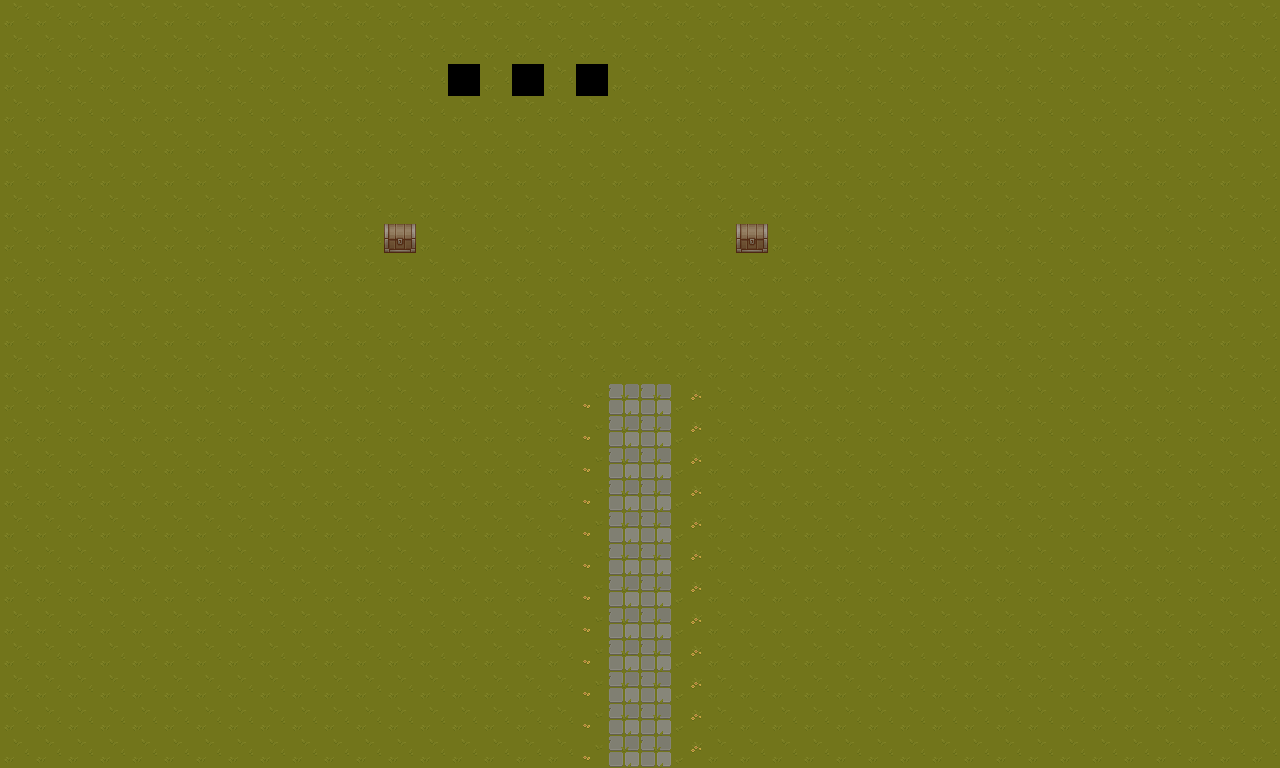

A 2D game scene composited from a Tiled map and its tileset images. What follows is a short description and the map's XML, with every tile layer's data as written:
An orthogonal 40x24 tile map with 32x32 px tiles, 2 tile layers (Background, Foreground), 2 tilesets and 1 object.

<map version="1.10" tiledversion="1.10.2" orientation="orthogonal" renderorder="right-down" width="40" height="24" tilewidth="32" tileheight="32" infinite="0" nextlayerid="4" nextobjectid="2">
 <tileset firstgid="1" name="grass" tilewidth="32" tileheight="32" tilecount="64" columns="8">
  <image source="grass.png" width="256" height="256" />
  <tile id="33">
   <objectgroup draworder="index" id="3">
    <object id="2" x="0" y="0" width="32" height="32" />
   </objectgroup>
  </tile>
 </tileset>
 <tileset firstgid="65" name="props" tilewidth="32" tileheight="32" tilecount="256" columns="16">
  <image source="props.png" width="512" height="512" />
 </tileset>
 <layer id="1" name="Background" width="40" height="24">
  <data encoding="csv">
18,18,18,18,18,18,18,18,18,18,18,18,18,18,18,18,18,18,18,18,18,18,18,18,18,18,18,18,18,18,18,18,18,18,18,18,18,18,18,18,
18,18,18,18,18,18,18,18,18,18,18,18,18,18,18,18,18,18,18,18,18,18,18,18,18,18,18,18,18,18,18,18,18,18,18,18,18,18,18,18,
18,18,18,18,18,18,18,18,18,18,18,18,18,18,0,18,0,18,0,18,18,18,18,18,18,18,18,18,18,18,18,18,18,18,18,18,18,18,18,18,
18,18,18,18,18,18,18,18,18,18,18,18,18,18,18,18,18,18,18,18,18,18,18,18,18,18,18,18,18,18,18,18,18,18,18,18,18,18,18,18,
18,18,18,18,18,18,18,18,18,18,18,18,18,18,18,18,18,18,18,18,18,18,18,18,18,18,18,18,18,18,18,18,18,18,18,18,18,18,18,18,
18,18,18,18,18,18,18,18,18,18,18,18,18,18,18,18,18,18,18,18,18,18,18,18,18,18,18,18,18,18,18,18,18,18,18,18,18,18,18,18,
18,18,18,18,18,18,18,18,18,18,18,18,18,18,18,18,18,18,18,18,18,18,18,18,18,18,18,18,18,18,18,18,18,18,18,18,18,18,18,18,
18,18,18,18,18,18,18,18,18,18,18,18,18,18,18,18,18,18,18,18,18,18,18,18,18,18,18,18,18,18,18,18,18,18,18,18,18,18,18,18,
18,18,18,18,18,18,18,18,18,18,18,18,18,18,18,18,18,18,18,18,18,18,18,18,18,18,18,18,18,18,18,18,18,18,18,18,18,18,18,18,
18,18,18,18,18,18,18,18,18,18,18,18,18,18,18,18,18,18,18,18,18,18,18,18,18,18,18,18,18,18,18,18,18,18,18,18,18,18,18,18,
18,18,18,18,18,18,18,18,18,18,18,18,18,18,18,18,18,18,18,18,18,18,18,18,18,18,18,18,18,18,18,18,18,18,18,18,18,18,18,18,
18,18,18,18,18,18,18,18,18,18,18,18,18,18,18,18,18,18,18,18,18,18,18,18,18,18,18,18,18,18,18,18,18,18,18,18,18,18,18,18,
18,18,18,18,18,18,18,18,18,18,18,18,18,18,18,18,18,18,21,34,34,15,18,18,18,18,18,18,18,18,18,18,18,18,18,18,18,18,18,18,
18,18,18,18,18,18,18,18,18,18,18,18,18,18,18,18,18,18,21,34,34,15,18,18,18,18,18,18,18,18,18,18,18,18,18,18,18,18,18,18,
18,18,18,18,18,18,18,18,18,18,18,18,18,18,18,18,18,18,21,34,34,15,18,18,18,18,18,18,18,18,18,18,18,18,18,18,18,18,18,18,
18,18,18,18,18,18,18,18,18,18,18,18,18,18,18,18,18,18,21,34,34,15,18,18,18,18,18,18,18,18,18,18,18,18,18,18,18,18,18,18,
18,18,18,18,18,18,18,18,18,18,18,18,18,18,18,18,18,18,21,34,34,15,18,18,18,18,18,18,18,18,18,18,18,18,18,18,18,18,18,18,
18,18,18,18,18,18,18,18,18,18,18,18,18,18,18,18,18,18,21,34,34,15,18,18,18,18,18,18,18,18,18,18,18,18,18,18,18,18,18,18,
18,18,18,18,18,18,18,18,18,18,18,18,18,18,18,18,18,18,21,34,34,15,18,18,18,18,18,18,18,18,18,18,18,18,18,18,18,18,18,18,
18,18,18,18,18,18,18,18,18,18,18,18,18,18,18,18,18,18,21,34,34,15,18,18,18,18,18,18,18,18,18,18,18,18,18,18,18,18,18,18,
18,18,18,18,18,18,18,18,18,18,18,18,18,18,18,18,18,18,21,34,34,15,18,18,18,18,18,18,18,18,18,18,18,18,18,18,18,18,18,18,
18,18,18,18,18,18,18,18,18,18,18,18,18,18,18,18,18,18,21,34,34,15,18,18,18,18,18,18,18,18,18,18,18,18,18,18,18,18,18,18,
18,18,18,18,18,18,18,18,18,18,18,18,18,18,18,18,18,18,21,34,34,15,18,18,18,18,18,18,18,18,18,18,18,18,18,18,18,18,18,18,
18,18,18,18,18,18,18,18,18,18,18,18,18,18,18,18,18,18,21,34,34,15,18,18,18,18,18,18,18,18,18,18,18,18,18,18,18,18,18,18
</data>
 </layer>
 <layer id="3" name="Foreground" width="40" height="24">
  <data encoding="csv">
0,0,0,0,0,0,0,0,0,0,0,0,0,0,0,0,0,0,0,0,0,0,0,0,0,0,0,0,0,0,0,0,0,0,0,0,0,0,0,0,
0,0,0,0,0,0,0,0,0,0,0,0,0,0,0,0,0,0,0,0,0,0,0,0,0,0,0,0,0,0,0,0,0,0,0,0,0,0,0,0,
0,0,0,0,0,0,0,0,0,0,0,0,0,0,0,0,0,0,0,0,0,0,0,0,0,0,0,0,0,0,0,0,0,0,0,0,0,0,0,0,
0,0,0,0,0,0,0,0,0,0,0,0,0,0,0,0,0,0,0,0,0,0,0,0,0,0,0,0,0,0,0,0,0,0,0,0,0,0,0,0,
0,0,0,0,0,0,0,0,0,0,0,0,0,0,0,0,0,0,0,0,0,0,0,0,0,0,0,0,0,0,0,0,0,0,0,0,0,0,0,0,
0,0,0,0,0,0,0,0,0,0,0,0,0,0,0,0,0,0,0,0,0,0,0,0,0,0,0,0,0,0,0,0,0,0,0,0,0,0,0,0,
0,0,0,0,0,0,0,0,0,0,0,0,0,0,0,0,0,0,0,0,0,0,0,0,0,0,0,0,0,0,0,0,0,0,0,0,0,0,0,0,
0,0,0,0,0,0,0,0,0,0,0,0,84,0,0,0,0,0,0,0,0,0,0,84,0,0,0,0,0,0,0,0,0,0,0,0,0,0,0,0,
0,0,0,0,0,0,0,0,0,0,0,0,0,0,0,0,0,0,0,0,0,0,0,0,0,0,0,0,0,0,0,0,0,0,0,0,0,0,0,0,
0,0,0,0,0,0,0,0,0,0,0,0,0,0,0,0,0,0,0,0,0,0,0,0,0,0,0,0,0,0,0,0,0,0,0,0,0,0,0,0,
0,0,0,0,0,0,0,0,0,0,0,0,0,0,0,0,0,0,0,0,0,0,0,0,0,0,0,0,0,0,0,0,0,0,0,0,0,0,0,0,
0,0,0,0,0,0,0,0,0,0,0,0,0,0,0,0,0,0,0,0,0,0,0,0,0,0,0,0,0,0,0,0,0,0,0,0,0,0,0,0,
0,0,0,0,0,0,0,0,0,0,0,0,0,0,0,0,0,0,0,0,0,0,0,0,0,0,0,0,0,0,0,0,0,0,0,0,0,0,0,0,
0,0,0,0,0,0,0,0,0,0,0,0,0,0,0,0,0,0,0,0,0,0,0,0,0,0,0,0,0,0,0,0,0,0,0,0,0,0,0,0,
0,0,0,0,0,0,0,0,0,0,0,0,0,0,0,0,0,0,0,0,0,0,0,0,0,0,0,0,0,0,0,0,0,0,0,0,0,0,0,0,
0,0,0,0,0,0,0,0,0,0,0,0,0,0,0,0,0,0,0,0,0,0,0,0,0,0,0,0,0,0,0,0,0,0,0,0,0,0,0,0,
0,0,0,0,0,0,0,0,0,0,0,0,0,0,0,0,0,0,0,0,0,0,0,0,0,0,0,0,0,0,0,0,0,0,0,0,0,0,0,0,
0,0,0,0,0,0,0,0,0,0,0,0,0,0,0,0,0,0,0,0,0,0,0,0,0,0,0,0,0,0,0,0,0,0,0,0,0,0,0,0,
0,0,0,0,0,0,0,0,0,0,0,0,0,0,0,0,0,0,0,0,0,0,0,0,0,0,0,0,0,0,0,0,0,0,0,0,0,0,0,0,
0,0,0,0,0,0,0,0,0,0,0,0,0,0,0,0,0,0,0,0,0,0,0,0,0,0,0,0,0,0,0,0,0,0,0,0,0,0,0,0,
0,0,0,0,0,0,0,0,0,0,0,0,0,0,0,0,0,0,0,0,0,0,0,0,0,0,0,0,0,0,0,0,0,0,0,0,0,0,0,0,
0,0,0,0,0,0,0,0,0,0,0,0,0,0,0,0,0,0,0,0,0,0,0,0,0,0,0,0,0,0,0,0,0,0,0,0,0,0,0,0,
0,0,0,0,0,0,0,0,0,0,0,0,0,0,0,0,0,0,0,0,0,0,0,0,0,0,0,0,0,0,0,0,0,0,0,0,0,0,0,0,
0,0,0,0,0,0,0,0,0,0,0,0,0,0,0,0,0,0,0,0,0,0,0,0,0,0,0,0,0,0,0,0,0,0,0,0,0,0,0,0
</data>
 </layer>
</map>
